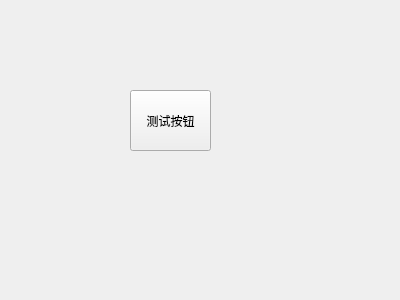
<?xml version="1.0" encoding="UTF-8"?>
<ui version="4.0">
 <class>Form</class>
 <widget class="QWidget" name="Form">
  <property name="geometry">
   <rect>
    <x>0</x>
    <y>0</y>
    <width>400</width>
    <height>300</height>
   </rect>
  </property>
  <property name="windowTitle">
   <string>Form</string>
  </property>
  <widget class="QPushButton" name="pushButton">
   <property name="geometry">
    <rect>
     <x>130</x>
     <y>90</y>
     <width>81</width>
     <height>61</height>
    </rect>
   </property>
   <property name="text">
    <string>测试按钮</string>
   </property>
  </widget>
 </widget>
 <resources/>
 <connections/>
</ui>
